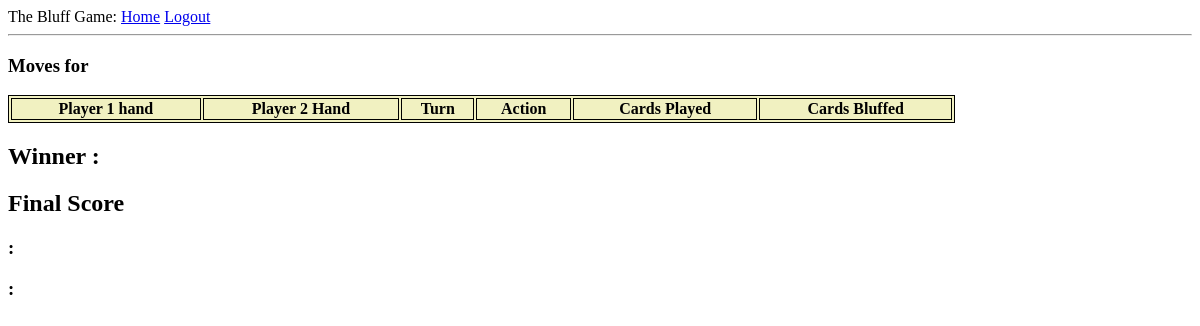
The page /show_moves/test1 (signed in) on the database as committed earlier.
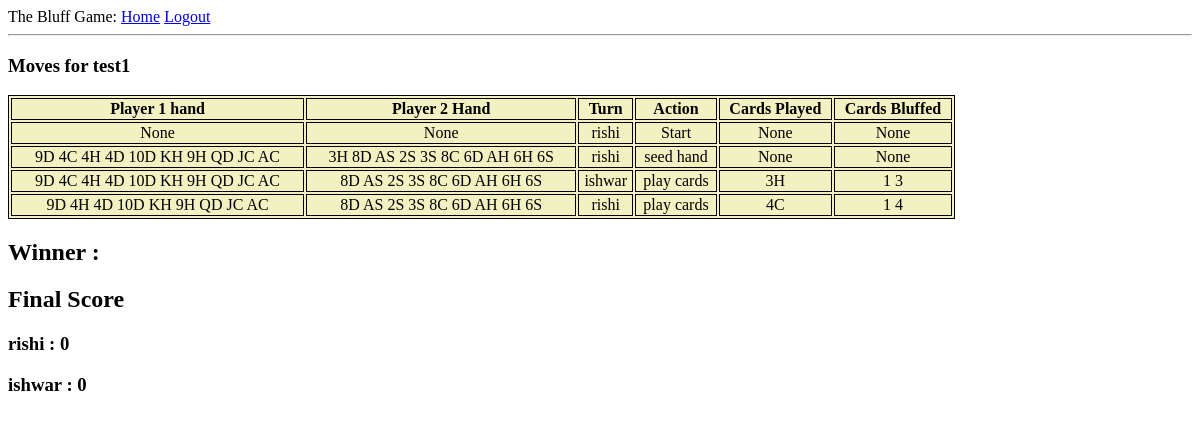
The same page on the database as committed later.
### models.py (models this page shows, shortened)
class Game(db.Model):
    id = db.Column(db.Integer, primary_key=True)
    gamename = db.Column(db.String, nullable=False)
    no_players = db.Column(db.Integer)
    player1_name = db.Column(db.String, nullable=False, default="Not Joined Yet")
    player2_name = db.Column(db.String, nullable=False, default="Not Joined Yet")
    player1_id = db.Column(db.Integer)
    player2_id = db.Column(db.Integer)
    player1_score = db.Column(db.Integer, default=0)
    player2_score = db.Column(db.Integer, default=0)
    completed = db.Column(db.Integer, default=0)
    winner = db.Column(db.String)

class GameMove(db.Model):
    id = db.Column(db.Integer, primary_key=True)
    game_id = db.Column(db.Integer, nullable=False)
    time = db.Column(db.DateTime, default=datetime.utcnow())
    turn_player_id = db.Column(db.Integer, nullable=False)
    turn_player_name = db.Column(db.String, nullable=False)
    player1_hand = db.Column(db.String)
    player2_hand = db.Column(db.String)
    player_action = db.Column(db.String, nullable=False)
    cards_played = db.Column(db.String)
    cards_bluffed = db.Column(db.String)

### app.py (the view)
@app.route("/show_moves/<string:gamename>")
def show_moves(gamename):
    if not current_user.is_authenticated:
        return redirect(url_for('login'))
    game = Game.query.filter_by(gamename=gamename).first()
    gameMoves = GameMove.query.all()
    return render_template('moves.html', title='Moves', game=game, gameMoves=gameMoves)

### app.py (called while the page is built)
@app.before_request
def before_request():
    session.permanent = True
    app.permanent_session_lifetime = timedelta(minutes=3)

### models.py (called while the page is built)
@login.user_loader
def load_user(id):
    return User.query.get(int(id))

### templates/moves.html (shortened to what this page needs)
<!DOCTYPE html>
{% extends "base.html" %}
{% block content %}
    <html lang="en">
    <head>
    </head>
    <body>
    <h3>Moves for {{ game.gamename }}</h3>
    <table style="width:80%">
        <tr>
            <th>Player 1 hand</th>
            <th>Player 2 Hand</th>
            <th>Turn</th>
            <th>Action</th>
            <th>Cards Played</th>
            <th>Cards Bluffed</th>
        </tr>
        {% for moves in gameMoves %}
            {% if moves.game_id == game.id %}
                <tr>
                    <td ALIGN="center">{{ moves.player1_hand }}</td>
                    <td ALIGN="center">{{ moves.player2_hand }}</td>
                    <td ALIGN="center">{{ moves.turn_player_name }}</td>
                    <td ALIGN="center">{{ moves.player_action }}</td>
                    <td ALIGN="center">{{ moves.cards_played }}</td>
                    <td ALIGN="center">{{ moves.cards_bluffed }}</td>
                </tr>
            {% endif %}
        {% endfor %}
    </table>
    <h2>Winner : {{ game.winner }}</h2>
    <h2>Final Score</h2>
    <h3>{{ game.player1_name }} : {{ game.player1_score }}</h3>
    <h3>{{ game.player2_name }} : {{ game.player2_score }}</h3>
    </body>
{% endblock %}

Rows that differ between the two databases and show on the page:
added Game: gamename "test1", player1_name "rishi", player1_score "0", player2_name "ishwar", player2_score "0"
added GameMove: player1_hand "None", player2_hand "None", turn_player_name "rishi", player_action "Start", cards_played "None", cards_bluffed "None"
added GameMove: player1_hand "9D 4C 4H 4D 10D KH 9H QD JC AC", player2_hand "3H 8D AS 2S 3S 8C 6D AH 6H 6S", turn_player_name "rishi", player_action "seed hand", cards_played "None", cards_bluffed "None"
added GameMove: player1_hand "9D 4C 4H 4D 10D KH 9H QD JC AC", player2_hand "8D AS 2S 3S 8C 6D AH 6H 6S", turn_player_name "ishwar", player_action "play cards", cards_played "3H", cards_bluffed "1 3"
added GameMove: player1_hand "9D 4H 4D 10D KH 9H QD JC AC", player2_hand "8D AS 2S 3S 8C 6D AH 6H 6S", turn_player_name "rishi", player_action "play cards", cards_played "4C", cards_bluffed "1 4"
